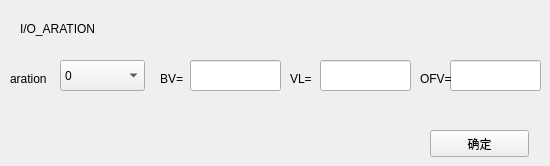
   <widget class="QWidget" name="page_11">
    <widget class="QLabel" name="label_21">
     <property name="geometry">
      <rect>
       <x>20</x>
       <y>20</y>
       <width>91</width>
       <height>17</height>
      </rect>
     </property>
     <property name="text">
      <string>I/O_ARATION</string>
     </property>
    </widget>
    <widget class="QLabel" name="label_57">
     <property name="geometry">
      <rect>
       <x>10</x>
       <y>70</y>
       <width>51</width>
       <height>17</height>
      </rect>
     </property>
     <property name="text">
      <string>aration</string>
     </property>
    </widget>
    <widget class="QLabel" name="label_59">
     <property name="geometry">
      <rect>
       <x>160</x>
       <y>70</y>
       <width>41</width>
       <height>17</height>
      </rect>
     </property>
     <property name="text">
      <string>BV=</string>
     </property>
    </widget>
    <widget class="QLineEdit" name="lineEdit_12">
     <property name="geometry">
      <rect>
       <x>190</x>
       <y>60</y>
       <width>91</width>
       <height>31</height>
      </rect>
     </property>
    </widget>
    <widget class="QLineEdit" name="lineEdit_13">
     <property name="geometry">
      <rect>
       <x>450</x>
       <y>60</y>
       <width>91</width>
       <height>31</height>
      </rect>
     </property>
    </widget>
    <widget class="QLabel" name="label_60">
     <property name="geometry">
      <rect>
       <x>290</x>
       <y>70</y>
       <width>41</width>
       <height>17</height>
      </rect>
     </property>
     <property name="text">
      <string>VL=</string>
     </property>
    </widget>
    <widget class="QLabel" name="label_61">
     <property name="geometry">
      <rect>
       <x>420</x>
       <y>70</y>
       <width>41</width>
       <height>17</height>
      </rect>
     </property>
     <property name="text">
      <string>OFV=</string>
     </property>
    </widget>
    <widget class="QLineEdit" name="lineEdit_14">
     <property name="geometry">
      <rect>
       <x>320</x>
       <y>60</y>
       <width>91</width>
       <height>31</height>
      </rect>
     </property>
    </widget>
    <widget class="QComboBox" name="comboBox_11">
     <property name="geometry">
      <rect>
       <x>60</x>
       <y>60</y>
       <width>85</width>
       <height>31</height>
      </rect>
     </property>
     <item>
      <property name="text">
       <string>0</string>
      </property>
     </item>
     <item>
      <property name="text">
       <string>1</string>
      </property>
     </item>
     <item>
      <property name="text">
       <string>2</string>
      </property>
     </item>
     <item>
      <property name="text">
       <string>3</string>
      </property>
     </item>
     <item>
      <property name="text">
       <string>4</string>
      </property>
     </item>
     <item>
      <property name="text">
       <string>5</string>
      </property>
     </item>
     <item>
      <property name="text">
       <string>6</string>
      </property>
     </item>
     <item>
      <property name="text">
       <string>7</string>
      </property>
     </item>
    </widget>
    <widget class="QPushButton" name="pushButton_10">
     <property name="geometry">
      <rect>
       <x>430</x>
       <y>130</y>
       <width>99</width>
       <height>27</height>
      </rect>
     </property>
     <property name="text">
      <string>确定</string>
     </property>
    </widget>
   </widget>
